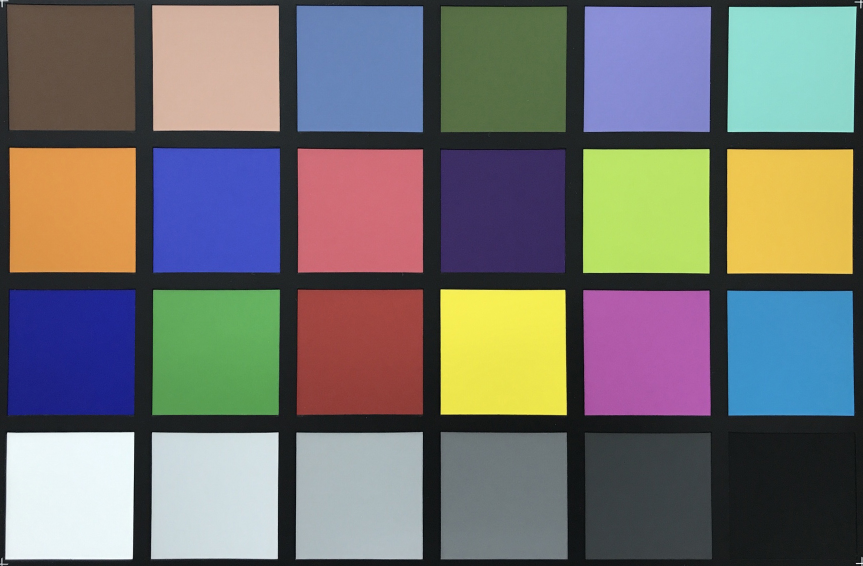
#> input picture images/test.jpeg, 1726 x 1132 px (shown at 1/2 size)
$ python find_card.py images/test.jpeg   (older library calls are emulated)
#> lines starting #> are read from the running program, lines starting #| are printed output that depends on the picture; after the words box and inside, x2 and y2 are one past the last pixel; in counts of white or black regions, pixels touching at a corner belong together
#> further down, img is the input picture: shape (1132, 1726, 3); mean B, G, R 110.9, 113.2, 114
### card_verify.py
# @Author: Jaspr
# @Date:   2018-12-10, 15:29:33
# @Email:  wang@jaspr.me
# @Last modified by:   Jaspr
# @Last modified time: 2019-03-14, 15:15:29

import sys
import os
import cv2


# [45 lines left out: functions is_upsideDown, is_mirrored, is_upsideDown_and_mirrorred, not called in this run]


def is_card_ok(color_card, debug=False):
    # from find_card import image_show
    gray = cv2.cvtColor(color_card.copy(), cv2.COLOR_BGR2GRAY)

    # 使用自适应二值化避免过曝影响定位点识别
    blurred = cv2.GaussianBlur(gray, (13, 13), 0)
    binary = cv2.adaptiveThreshold(blurred, 255, cv2.ADAPTIVE_THRESH_MEAN_C,
                                   cv2.THRESH_BINARY, 11, 1)
    blur = binary
    edges = cv2.Canny(blur, 50, 150)

    _, contours, hierarchy = cv2.findContours(
        edges, cv2.RETR_TREE, cv2.CHAIN_APPROX_SIMPLE)
    contours = sorted(
        contours, key=cv2.contourArea, reverse=True)
    c = 0
    img_test = color_card.copy()
    for i in range(10):
        cv2.drawContours(img_test, contours, i,
                         (0, 0, 255), 3, cv2.LINE_AA)
        rect = cv2.boundingRect(contours[i])
        w = rect[2]
        h = rect[3]
        if cv2.contourArea(contours[i]) / (w * h) < 0.87:
            c += 1
    if c >= 4:
        if debug:
            from find_card import image_show
            image_show('', img_test)
            print(c)
        return False
    else:
        if debug:
            from find_card import image_show
            image_show('', img_test)
            print(c)
        return True


# [7 lines left out: function rotate, not called in this run]


# [52 lines that do not run on import are left out]

### find_card.py
# @Author: Jaspr
# @Date:   2018-11-29T13:19:21+08:00
# @Email:  wang@jaspr.me
# @Last modified by:   Jaspr
# @Last modified time: 2019-03-15, 14:26:59

import os
import sys
import platform
import cv2
import numpy as np
from card_verify import is_card_ok


def image_show(name, img):
    """
    GUI显示图片
    :param name: 窗口标题
    :img: 需要显示的图片
    """
    cv2.namedWindow(name, cv2.WINDOW_NORMAL)
    cv2.imshow(name, img)
    cv2.waitKey(0)
    cv2.destroyAllWindows()


def extract_color(color_card):
    """
    获取实际拍摄的照片中色卡各颜色色值
    :param color_card: 透视校正完成的色卡图片
    :return: 色卡中的颜色色值，以矩阵格式存储，color_matrix，shape: (3 , 24)
    """
    img = color_card.copy()
    color_matrix = []
    pos_hori = [34, 100, 166, 232, 298, 364]
    pos_vert = [44, 116, 190, 260]
    for i in pos_vert:
        for j in pos_hori:
            data = img[i - 3:i + 3, j - 3:j + 3]
            b, g, r = cv2.split(data)
            color_matrix.append([int(np.mean(b)), int(np.mean(g)), int(np.mean(r))])
    color_matrix = np.array(color_matrix)
    return color_matrix


def sort_point(points):
    """
    对四个定位点进行排序，排序后顺序分别为左上、右上、左下、右下
    :param points: 待排序的点集
    :return: 排序完成的点集
    """
    sp = sorted(points, key=lambda x: (int(x[1]), int(x[0])))
    if sp[0][0] > sp[1][0]:
        sp[0], sp[1] = sp[1], sp[0]

    if sp[2][0] > sp[3][0]:
        sp[2], sp[3] = sp[3], sp[2]

    return sp


def is_duplicate(c, contours):
    """
    判断当前轮廓是否与其他轮廓属于同一定位点，用于筛选同一定位点的唯一轮廓
    :param c: 当前判断的contour
    :param contours: 当前所有非重叠contours集合
    :return: contours中是否存在与c相交的轮廓，bool，重复轮廓返回True，不重复返回False
    """
    if contours == []:
        return False
    r = cv2.boundingRect(c)
    for contour in contours:
        rect = cv2.boundingRect(contour)
        if _intersection(r, rect):
            return True
        else:
            continue
    return False


def is_rect(contour, rate=0.8):
    """
    判断轮廓是否为矩形
    :param contour: 对其判断的轮廓
    :param rate: 轮廓长短边比值的判断阈值
    :return: 轮廓contour是否为矩形，bool，是矩形返回True，不是返回False
    """
    rect = cv2.minAreaRect(contour)
    w = rect[1][0]
    h = rect[1][1]
    if w and h:
        rate = min(w, h) / max(w, h)
    if cv2.contourArea(contour) / w * h < 0.8 or rate < 0.75:
        return False
    else:
        return True


def _intersection(a, b):
    """
    判断两个rect是否相交
    :param a: rect1
    :param b: rect2
    :return: 是否相交，bool，相交为True，不相交为False
    """
    x = max(a[0], b[0])
    y = max(a[1], b[1])
    w = min(a[0] + a[2], b[0] + b[2]) - x
    h = min(a[1] + a[3], b[1] + b[3]) - y
    if w < 0 or h < 0:
        return False
    return True


def find_corner(img, blockSize=13, param_c=2, debug=False):
    """
    获取色卡四角的定位点
    :param img: 输入图像
    :param blockSize: Adaptive Threshold 参数 blockSize
    :param param_c: Adaptive Threshold 参数 C
    :param debug: 是否使用debug模式，输出各步骤结果和图片
    :return: 四个角点坐标
    """
#> called with blockSize = 13, param_c = 2, debug = True
    gray = cv2.cvtColor(img.copy(), cv2.COLOR_BGR2GRAY)
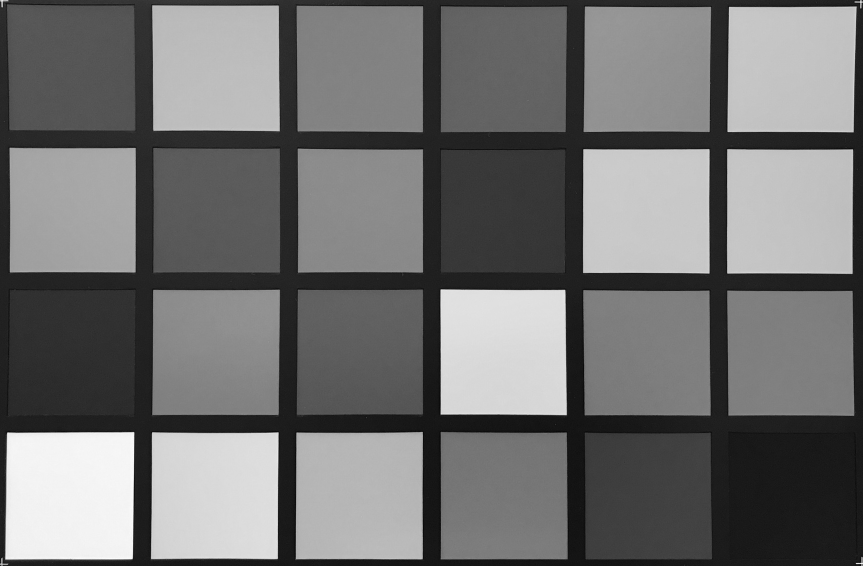
#> gray: shape (1132, 1726) (shown at 1/2 size); min 0, max 255, mean 113.2

    # 使用自适应二值化避免过曝影响定位点识别
    blurred = cv2.GaussianBlur(gray, (13, 13), 0)
    binary = cv2.adaptiveThreshold(blurred, 255, cv2.ADAPTIVE_THRESH_MEAN_C,
                                   cv2.THRESH_BINARY, blockSize, param_c)
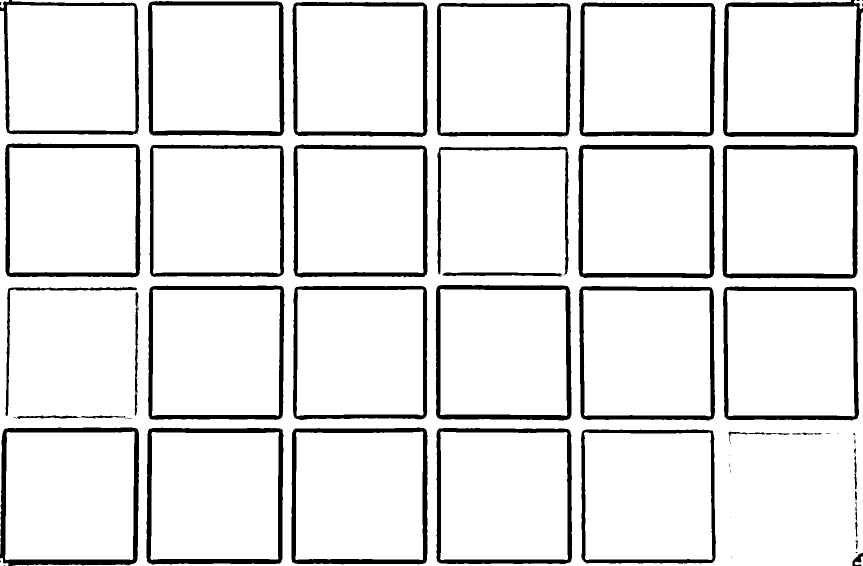
#> binary: shape (1132, 1726) (shown at 1/2 size); 90.2% white; 62 black regions (26 under 20 px), largest, box (x1, y1, x2, y2) and area: (0, 855, 278, 1132) 10120, (293, 855, 567, 1129) 9590, (871, 570, 1143, 841) 9464

    # 形态学闭运算解决边缘断开问题
    kernel = cv2.getStructuringElement(cv2.MORPH_ELLIPSE, (5, 5))
    binary = cv2.morphologyEx(binary, cv2.MORPH_CLOSE, kernel)
#> binary: shape (1132, 1726); 90.4% white; 65 black regions (8 under 20 px), largest, box (x1, y1, x2, y2) and area: (0, 855, 278, 1132) 10105, (293, 855, 567, 1129) 9577, (872, 570, 1143, 841) 9453

    blur = binary
    edges = cv2.Canny(blur, 100, 300)
#> edges: shape (1132, 1726); 2.4% white in thin lines or dots

    _, contours, hierarchy = cv2.findContours(
        edges, cv2.RETR_TREE, cv2.CHAIN_APPROX_SIMPLE)
#> contours = 173 contours, 33 with area under 20; largest, box (x1, y1, x2, y2) and area: (292, 854, 567, 1129) 73537, (292, 854, 567, 1129) 73534, (582, 854, 855, 1129) 73430, (582, 854, 855, 1129) 73424, (872, 855, 1144, 1128) 72792

    hierarchy = hierarchy[0]
    found = []
    found = set(found)

    img_test = img.copy()

    for i in range(len(contours)):
        k = i
        c = 0

        # 获取轮廓包围框及其长宽
        rect = cv2.minAreaRect(contours[i])
        w = rect[1][0]
        h = rect[1][1]
        # 选取方形轮廓
        if w and h and (is_rect(contours[i])):
            # 判断轮廓层级，筛选多层轮廓的外围轮廓
            while hierarchy[k][2] != -1:
                k = hierarchy[k][2]
                c = c + 1

                # 超过n层则判断为定位点，默认4层
                if c >= 4:
                    found.add(i)
                    break
#> this loop made 173 passes
#> rate in is_rect on passes 1 to 3: 0.36, 0.318, 0.394
#> after the loop, found = 0 items

    temp_contours = []
    for i in found:
        temp_contours.append(contours[i])
#> this loop made 0 passes
#> after the loop, temp_contours = []

    # 按轮廓面积从大到小排序
    contours = sorted(
        temp_contours, key=cv2.contourArea, reverse=True)
#> contours = []

    if len(contours) < 4:
        if debug is True:
            for i in range(len(contours)):
                cv2.drawContours(img_test, contours, i,
                                 (0, 0, 255), 4, cv2.LINE_AA)
            image_show("test", img_test)
        return []

    candidate_contours = []

    for c in contours:
        if is_duplicate(c, candidate_contours):
            continue
        else:
            candidate_contours.append(c)
            if len(candidate_contours) >= 5:
                break

    # 根据轮廓面积排除色块轮廓
    if cv2.contourArea(candidate_contours[0]) / cv2.contourArea(candidate_contours[1]) > 1.4:
        candidate_contours.pop(0)
    else:
        candidate_contours = candidate_contours[0:4]

    if debug is True:
        for i in range(len(contours)):
            cv2.drawContours(img_test, contours, i,
                             (0, 0, 255), 4, cv2.LINE_AA)
        image_show("test", img_test)

    if len(candidate_contours) < 4:
        if debug:
            print("仅找到", len(candidate_contours), "个定位点")
        return []

    location_points = []

    for i in range(4):
        pos_rect = cv2.minAreaRect(candidate_contours[i])
        location_points.append(pos_rect[0])

    # 对定位点排序，排序后顺序为：左上，右上，左下，右下
    location_points = sort_point(location_points)
    return location_points


def get_color_card(img, points):
    """
    通过角点提取色卡部分，并对色卡进行透视校正，返回校正后色卡正视图
    :param img: 输入图像
    :param points: 色卡角点坐标
    :return: 透视校正后的色卡图片
    """
    # 对定位点排序，排序后顺序为：左上，右上，左下，右下
    sp = sort_point(points)

    # 查看定位点位置及顺序
    # img_point_position = img.copy()
    # for i in range(0, 4):
    #     font = cv2.FONT_HERSHEY_SIMPLEX
    #     cv2.circle(img_point_position, (np.float32(sp[i][0]), np.float32(
    #         sp[i][1])), 20, (255, 255, 0), -1, cv2.LINE_AA)
    #     cv2.putText(img_point_position, str(
    #         i + 1), (np.int0(sp[i][0]) - 10, np.int0(sp[i][1]) + 10), font, 10, (255, 255, 0), 10)
    # image_show("Points position", img_point_position)

    # 透视变换，转换为正视图
    pts1 = np.float32(sp)
    pts2 = np.float32([[0, 0], [1000, 0], [0, 750], [1000, 750]])
    transform = cv2.getPerspectiveTransform(pts1, pts2)
    warpedimg = cv2.warpPerspective(img, transform, (1000, 750))

    # 设定裁剪边距，完全去除定位标志
    padding = np.int0(warpedimg.shape[0] * 0.06)
    img_cropped = warpedimg[padding:(
        warpedimg.shape[0] - padding), padding:(warpedimg.shape[1] - padding)]
    img_output = cv2.resize(img_cropped, (400, 300),
                            interpolation=cv2.INTER_CUBIC)

    return img_output


def retry(img, debug=False):
    """
    找不到色卡或色卡不正确时调整 Adaptive Threshold 的参数进行重试
    :param img: 待寻找色卡的图片
    :param debug: 是否使用debug模式，输出中间步骤结果
    :return: 未找到足够定位点返回-1，找到的色卡不正常返回-2，正常返回色卡图片（矩阵）
    """
    blockSize = 19
    param_c = 1
    retry_time = 6
    corner_points = []
    card = 0
    for i in range(retry_time):
        if debug:
            print('第', i + 1, '次重试...')
        blockSize = blockSize - 2
        param_c = 2 if blockSize < 10 else 1
        corner_points = find_corner(img, blockSize, param_c, debug)
        if corner_points == []:
            if not isinstance(card, int):
                break
            else:
                continue
        card = get_color_card(img, corner_points)
        if not is_card_ok(card):
            if debug:
                print('找到色卡但错误,重试...')
            continue
        else:
            return card

    if corner_points == [] and isinstance(card, int):
        return -1
    elif not isinstance(card, int) and is_card_ok(card):
        return card
    else:
        if debug:
            image_show('', card)
            cv2.imwrite(card_dir + slash + file_name + '-wrong.jpg', card)
        return -2


if __name__ == '__main__':
    slash = '\\' if platform.system() == "Windows" else '/'

    if len(sys.argv) != 2:
        print("参数数量错误！")
        sys.exit()

    path = sys.argv[1]
    if not os.path.isdir(path) and not os.path.isfile(path):
        print("参数错误！未找到对应文件或文件夹")
        sys.exit()

    # 传入文件夹路径
    elif os.path.isdir(path):
        dir_path = path
        card_dir = dir_path + slash + 'card'
        wrong_card_dir = card_dir + slash + 'wrong'
        fail_dir = dir_path + slash + 'fail'
        files = os.listdir(dir_path)
        img_files = []
        for f in files:
            if not os.path.isdir(f):
                file_name, file_ext = os.path.splitext(os.path.basename(f))
                if file_ext in ['.jpg', '.jpeg', '.JPG', '.JPEG', '.png', '.PNG']:
                    img_files.append(f)
        success_num = 0
        fail_num = 0
        wrong_num = 0
        for i in range(len(img_files)):
            file_name, file_ext = os.path.splitext(img_files[i])
            file_path = dir_path + slash + img_files[i]
            img = cv2.imread(file_path)
            print('[' + img_files[i] + ']')
            retry_result = 0
            corner_points = find_corner(img)

            if corner_points == []:
                # 失败重试...
                retry_result = retry(img)
                if isinstance(retry_result, int) and retry_result == -1:
                    fail_num += 1
                    print('定位失败，未找到足够定位点！')
                    # 将未识别到色卡的照片统一存储至fail文件夹
                    if not os.path.isdir(fail_dir):
                        os.makedirs(fail_dir)
                    cv2.imwrite(fail_dir + slash + file_name + '-fail.jpg', img)
                    continue

            card = get_color_card(img, corner_points) if (isinstance(retry_result, int) and retry_result == 0) else retry_result

            # 检查卡片是否正常
            if not is_card_ok(card):
                if not retry_result:
                    card = retry(img)
                if not is_card_ok(card):
                    print('找到色卡，但色卡提取不正确！')
                    if not os.path.isdir(fail_dir):
                        os.makedirs(fail_dir)
                    if not os.path.isdir(wrong_card_dir):
                        os.makedirs(wrong_card_dir)
                    cv2.imwrite(fail_dir + slash + file_name + '-wrong.jpg', img)
                    cv2.imwrite(wrong_card_dir + slash + file_name + '-card.jpg', card)
                    wrong_num += 1
                    continue
            print('找到色卡！')
            if not os.path.isdir(card_dir):
                os.makedirs(card_dir)
            cv2.imwrite(card_dir + slash + file_name + '-card.jpg', card)
            success_num += 1

        print('success:', success_num)
        print('fail:', fail_num)
        print('wrong:', wrong_num)
        print('rate:', success_num / len(img_files))

    # 传入文件路径
    elif os.path.isfile(path):
        file_path = path
        file_name, file_ext = os.path.splitext(os.path.basename(file_path))
        dir_path = os.path.dirname(file_path)
        card_dir = dir_path + slash + 'card'
        fail_dir = dir_path + slash + 'fail'

        img = cv2.imread(file_path)

        corner_points = find_corner(img, debug=True)
#> corner_points = []

        retry_result = 0
        if not corner_points:
            retry_result = retry(img, debug=True)
#> the loop in retry, `for i in range(retry_time):` made 5 passes
#> pass 1, in find_corner (call 2), `edges = cv2.Canny(blur, 100, 300)`:
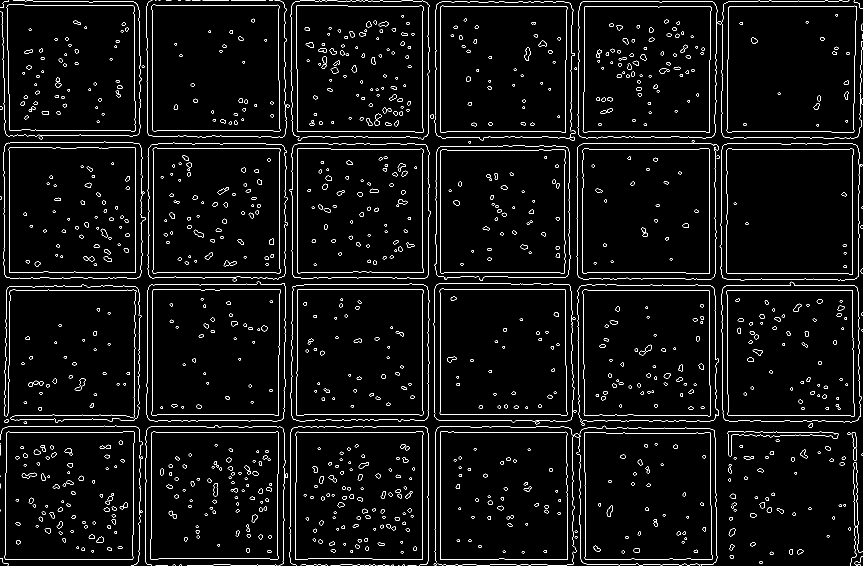
#> edges: shape (1132, 1726) (shown at 1/2 size); 3.6% white in thin lines or dots
#> in is_card_ok (call 5), `blurred = cv2.GaussianBlur(gray, (13, 13), 0)`:
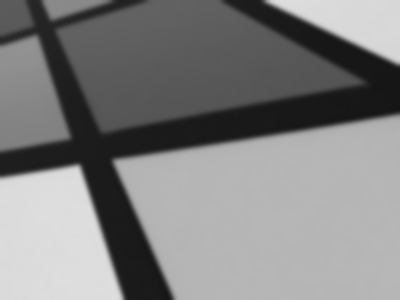
#> blurred: shape (300, 400); min 21, max 223, mean 129.4
#> in is_card_ok (call 5), `binary = cv2.adaptiveThreshold(blurred, 255, cv2.ADAPTIVE_THRESH_MEAN_..`:
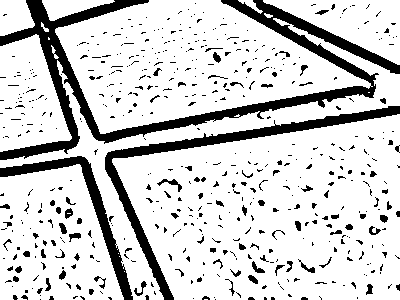
#> binary: shape (300, 400); 81.9% white; 558 black regions (472 under 20 px), largest, box (x1, y1, x2, y2) and area: (0, 0, 400, 160) 9943, (105, 106, 400, 300) 4021, (0, 156, 133, 300) 2174
#> in is_card_ok (call 5), `edges = cv2.Canny(blur, 50, 150)`:
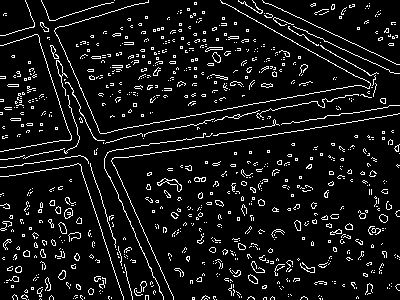
#> edges: shape (300, 400); 8.1% white in thin lines or dots
#> after the loop in is_card_ok (call 5), `for i in range(10):`:
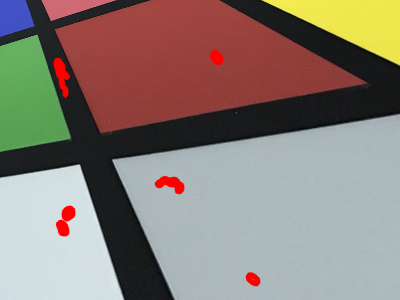
#> img_test: shape (300, 400, 3); mean of channels 0, 1, 2 118.4, 126.3, 137.7; drawn as B, G, R
            if isinstance(retry_result, int):
                if not os.path.isdir(fail_dir):
                    os.makedirs(fail_dir)
                if retry_result == -1:
                    print("未找到定位点！")
                    # 将未识别到色卡的照片统一存储至fail文件夹
                    cv2.imwrite(fail_dir + slash + file_name + '-fail.jpg', img)
                else:
                    cv2.imwrite(fail_dir + slash + file_name + '-wrong.jpg', img)
                    print("不正常")
                sys.exit()

        card = get_color_card(img, corner_points) if (isinstance(retry_result, int) and retry_result == 0) else retry_result
        # 检查卡片是否正常
        if not is_card_ok(card):
            if not retry_result:
                card = retry(img, debug=True)
            if isinstance(card, int) or not is_card_ok(card):
                cv2.imwrite(fail_dir + slash + file_name + '-wrong.jpg', img)
                print("不正常")
                sys.exit()
        if not os.path.isdir(card_dir):
            os.makedirs(card_dir)
        cv2.imwrite(card_dir + slash + file_name + '-card' + '.jpg', card)
        print("找到色卡！")
